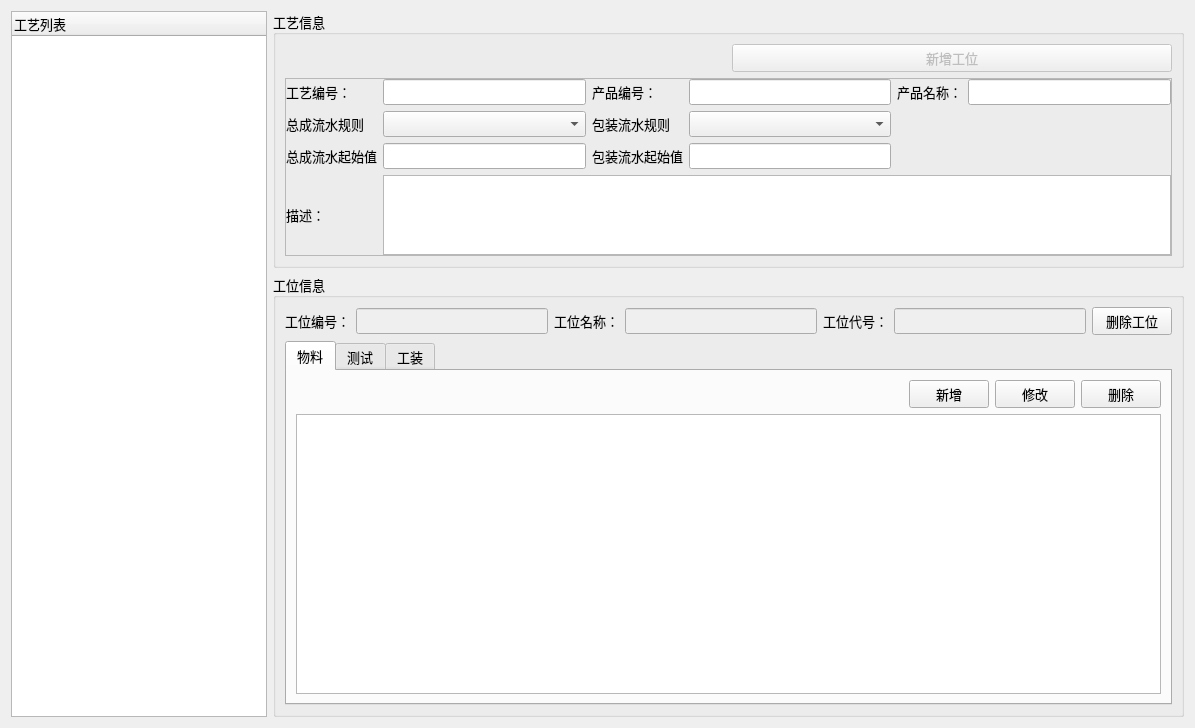
<?xml version="1.0" encoding="UTF-8"?>
<ui version="4.0">
 <class>WidgetCraftEdit</class>
 <widget class="QWidget" name="WidgetCraftEdit">
  <property name="geometry">
   <rect>
    <x>0</x>
    <y>0</y>
    <width>1195</width>
    <height>728</height>
   </rect>
  </property>
  <property name="font">
   <font>
    <family>微软雅黑</family>
    <pointsize>10</pointsize>
   </font>
  </property>
  <property name="windowTitle">
   <string>Form</string>
  </property>
  <layout class="QHBoxLayout" name="horizontalLayout_3">
   <item>
    <widget class="QTreeWidget" name="treeWidgetCraft">
     <property name="sizePolicy">
      <sizepolicy hsizetype="Preferred" vsizetype="Expanding">
       <horstretch>0</horstretch>
       <verstretch>0</verstretch>
      </sizepolicy>
     </property>
     <column>
      <property name="text">
       <string notr="true">工艺列表</string>
      </property>
     </column>
    </widget>
   </item>
   <item>
    <layout class="QVBoxLayout" name="verticalLayout_3" stretch="0,0">
     <item>
      <widget class="QGroupBox" name="groupBoxCraft">
       <property name="sizePolicy">
        <sizepolicy hsizetype="Expanding" vsizetype="Fixed">
         <horstretch>0</horstretch>
         <verstretch>0</verstretch>
        </sizepolicy>
       </property>
       <property name="title">
        <string>工艺信息</string>
       </property>
       <layout class="QVBoxLayout" name="verticalLayout_6">
        <item>
         <layout class="QHBoxLayout" name="horizontalLayout_4">
          <item>
           <widget class="ButtonGroup" name="buttonGroup" native="true">
            <property name="minimumSize">
             <size>
              <width>0</width>
              <height>0</height>
             </size>
            </property>
           </widget>
          </item>
          <item>
           <widget class="QPushButton" name="buttonStationAdd">
            <property name="enabled">
             <bool>false</bool>
            </property>
            <property name="text">
             <string>新增工位</string>
            </property>
           </widget>
          </item>
         </layout>
        </item>
        <item>
         <widget class="QFrame" name="frame">
          <property name="frameShape">
           <enum>QFrame::StyledPanel</enum>
          </property>
          <property name="frameShadow">
           <enum>QFrame::Raised</enum>
          </property>
          <layout class="QGridLayout" name="gridLayout_2">
           <property name="leftMargin">
            <number>0</number>
           </property>
           <property name="topMargin">
            <number>0</number>
           </property>
           <property name="rightMargin">
            <number>0</number>
           </property>
           <property name="bottomMargin">
            <number>0</number>
           </property>
           <property name="spacing">
            <number>6</number>
           </property>
           <item row="3" column="0">
            <widget class="QLabel" name="labelDescription">
             <property name="text">
              <string>描述：</string>
             </property>
            </widget>
           </item>
           <item row="0" column="1">
            <widget class="QLineEdit" name="editCraftID"/>
           </item>
           <item row="0" column="2">
            <widget class="QLabel" name="labelProductID">
             <property name="text">
              <string>产品编号：</string>
             </property>
            </widget>
           </item>
           <item row="0" column="0">
            <widget class="QLabel" name="labelCraftID">
             <property name="text">
              <string>工艺编号：</string>
             </property>
            </widget>
           </item>
           <item row="0" column="5">
            <widget class="QLineEdit" name="editProductName"/>
           </item>
           <item row="0" column="3">
            <widget class="QLineEdit" name="editProductID"/>
           </item>
           <item row="3" column="1" colspan="5">
            <widget class="QTextEdit" name="textEditDescription">
             <property name="maximumSize">
              <size>
               <width>16777215</width>
               <height>80</height>
              </size>
             </property>
            </widget>
           </item>
           <item row="0" column="4">
            <widget class="QLabel" name="labelProductName">
             <property name="text">
              <string>产品名称：</string>
             </property>
            </widget>
           </item>
           <item row="1" column="0">
            <widget class="QLabel" name="label">
             <property name="text">
              <string>总成流水规则</string>
             </property>
            </widget>
           </item>
           <item row="1" column="1">
            <widget class="QComboBox" name="comboBoxAssySerialRule"/>
           </item>
           <item row="2" column="2">
            <widget class="QLabel" name="label_4">
             <property name="text">
              <string>包装流水起始值</string>
             </property>
            </widget>
           </item>
           <item row="2" column="3">
            <widget class="QLineEdit" name="editPackSerialInit"/>
           </item>
           <item row="2" column="0">
            <widget class="QLabel" name="label_3">
             <property name="text">
              <string>总成流水起始值</string>
             </property>
            </widget>
           </item>
           <item row="2" column="1">
            <widget class="QLineEdit" name="editAssySerialInit"/>
           </item>
           <item row="1" column="2">
            <widget class="QLabel" name="label_2">
             <property name="text">
              <string>包装流水规则</string>
             </property>
            </widget>
           </item>
           <item row="1" column="3">
            <widget class="QComboBox" name="comboBoxPackSerialRule"/>
           </item>
          </layout>
         </widget>
        </item>
       </layout>
      </widget>
     </item>
     <item>
      <widget class="QGroupBox" name="groupBoxStation">
       <property name="sizePolicy">
        <sizepolicy hsizetype="Expanding" vsizetype="Expanding">
         <horstretch>0</horstretch>
         <verstretch>0</verstretch>
        </sizepolicy>
       </property>
       <property name="minimumSize">
        <size>
         <width>0</width>
         <height>100</height>
        </size>
       </property>
       <property name="title">
        <string>工位信息</string>
       </property>
       <layout class="QVBoxLayout" name="verticalLayout_4">
        <item>
         <layout class="QHBoxLayout" name="horizontalLayout_7">
          <item>
           <widget class="QLabel" name="labelStationID">
            <property name="text">
             <string>工位编号：</string>
            </property>
           </widget>
          </item>
          <item>
           <widget class="QLineEdit" name="editStationID">
            <property name="enabled">
             <bool>false</bool>
            </property>
           </widget>
          </item>
          <item>
           <widget class="QLabel" name="labelStationName">
            <property name="text">
             <string>工位名称：</string>
            </property>
           </widget>
          </item>
          <item>
           <widget class="QLineEdit" name="editStationName">
            <property name="enabled">
             <bool>false</bool>
            </property>
           </widget>
          </item>
          <item>
           <widget class="QLabel" name="labelStationCode">
            <property name="text">
             <string>工位代号：</string>
            </property>
           </widget>
          </item>
          <item>
           <widget class="QLineEdit" name="editStationCode">
            <property name="enabled">
             <bool>false</bool>
            </property>
           </widget>
          </item>
          <item>
           <widget class="QPushButton" name="buttonStationDelete">
            <property name="text">
             <string>删除工位</string>
            </property>
           </widget>
          </item>
         </layout>
        </item>
        <item>
         <widget class="QTabWidget" name="tabWidget">
          <property name="currentIndex">
           <number>0</number>
          </property>
          <widget class="QWidget" name="tabMaterial">
           <attribute name="title">
            <string>物料</string>
           </attribute>
           <layout class="QVBoxLayout" name="verticalLayout">
            <item>
             <layout class="QHBoxLayout" name="horizontalLayout">
              <item>
               <spacer name="horizontalSpacer">
                <property name="orientation">
                 <enum>Qt::Horizontal</enum>
                </property>
                <property name="sizeHint" stdset="0">
                 <size>
                  <width>40</width>
                  <height>20</height>
                 </size>
                </property>
               </spacer>
              </item>
              <item>
               <widget class="QPushButton" name="buttonMaterialAdd">
                <property name="text">
                 <string>新增</string>
                </property>
               </widget>
              </item>
              <item>
               <widget class="QPushButton" name="buttonMaterialModify">
                <property name="text">
                 <string>修改</string>
                </property>
               </widget>
              </item>
              <item>
               <widget class="QPushButton" name="buttonMaterialDelete">
                <property name="text">
                 <string>删除</string>
                </property>
               </widget>
              </item>
             </layout>
            </item>
            <item>
             <widget class="QTableView" name="tableViewMaterial"/>
            </item>
           </layout>
          </widget>
          <widget class="QWidget" name="tabMeasure">
           <attribute name="title">
            <string>测试</string>
           </attribute>
           <layout class="QVBoxLayout" name="verticalLayout_2">
            <item>
             <layout class="QHBoxLayout" name="horizontalLayout_2">
              <item>
               <spacer name="horizontalSpacer_2">
                <property name="orientation">
                 <enum>Qt::Horizontal</enum>
                </property>
                <property name="sizeHint" stdset="0">
                 <size>
                  <width>40</width>
                  <height>20</height>
                 </size>
                </property>
               </spacer>
              </item>
              <item>
               <widget class="QPushButton" name="buttonMeasureAdd">
                <property name="text">
                 <string>新增</string>
                </property>
               </widget>
              </item>
              <item>
               <widget class="QPushButton" name="buttonMeasureModify">
                <property name="text">
                 <string>修改</string>
                </property>
               </widget>
              </item>
              <item>
               <widget class="QPushButton" name="buttonMeasureDelete">
                <property name="text">
                 <string>删除</string>
                </property>
               </widget>
              </item>
             </layout>
            </item>
            <item>
             <widget class="QTableView" name="tableViewMeasure"/>
            </item>
           </layout>
          </widget>
          <widget class="QWidget" name="tabFixture">
           <attribute name="title">
            <string>工装</string>
           </attribute>
           <layout class="QVBoxLayout" name="verticalLayout_5">
            <item>
             <layout class="QHBoxLayout" name="horizontalLayout_9">
              <item>
               <spacer name="horizontalSpacer_3">
                <property name="orientation">
                 <enum>Qt::Horizontal</enum>
                </property>
                <property name="sizeHint" stdset="0">
                 <size>
                  <width>40</width>
                  <height>20</height>
                 </size>
                </property>
               </spacer>
              </item>
              <item>
               <widget class="QPushButton" name="buttonFixtureAdd">
                <property name="text">
                 <string>新增</string>
                </property>
               </widget>
              </item>
              <item>
               <widget class="QPushButton" name="buttonFixtureModify">
                <property name="text">
                 <string>修改</string>
                </property>
               </widget>
              </item>
              <item>
               <widget class="QPushButton" name="buttonFixtureDelete">
                <property name="text">
                 <string>删除</string>
                </property>
               </widget>
              </item>
             </layout>
            </item>
            <item>
             <widget class="QTableView" name="tableViewFixture">
              <property name="sizePolicy">
               <sizepolicy hsizetype="Expanding" vsizetype="Expanding">
                <horstretch>0</horstretch>
                <verstretch>0</verstretch>
               </sizepolicy>
              </property>
             </widget>
            </item>
           </layout>
          </widget>
         </widget>
        </item>
       </layout>
      </widget>
     </item>
    </layout>
   </item>
  </layout>
 </widget>
 <customwidgets>
  <customwidget>
   <class>ButtonGroup</class>
   <extends>QWidget</extends>
   <header>ButtonGroup.h</header>
   <container>1</container>
  </customwidget>
 </customwidgets>
 <resources/>
 <connections/>
</ui>
